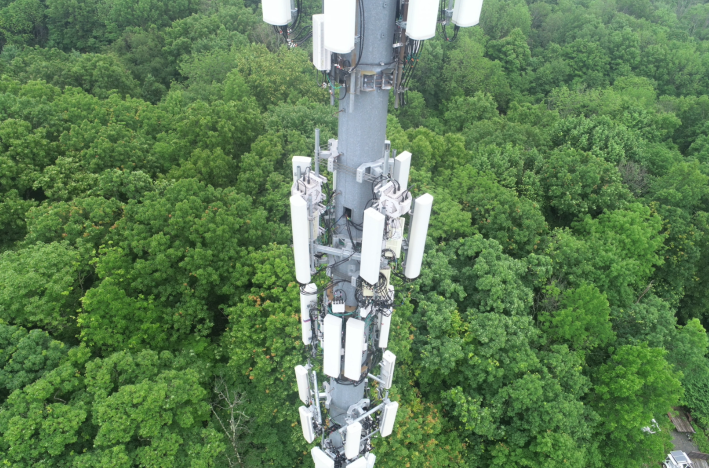
#> input picture img/9.png, 1418 x 936 px (shown at 1/2 size)
$ python test3.py
#> lines starting #> are read from the running program, lines starting #| are printed output that depends on the picture; after the words box and inside, x2 and y2 are one past the last pixel; in counts of white or black regions, pixels touching at a corner belong together
import numpy as np
import cv2

# loading the image
# org_image = cv2.imread("img/16.png")
# org_image = cv2.imread("img/5.png")
org_image = cv2.imread("img/9.png")
#> org_image is the input picture: shape (936, 1418, 3); mean B, G, R 85.9, 126.2, 95.7

dim = (800, 900)

# resize image
resized = cv2.resize(org_image, dim, interpolation = cv2.INTER_AREA)
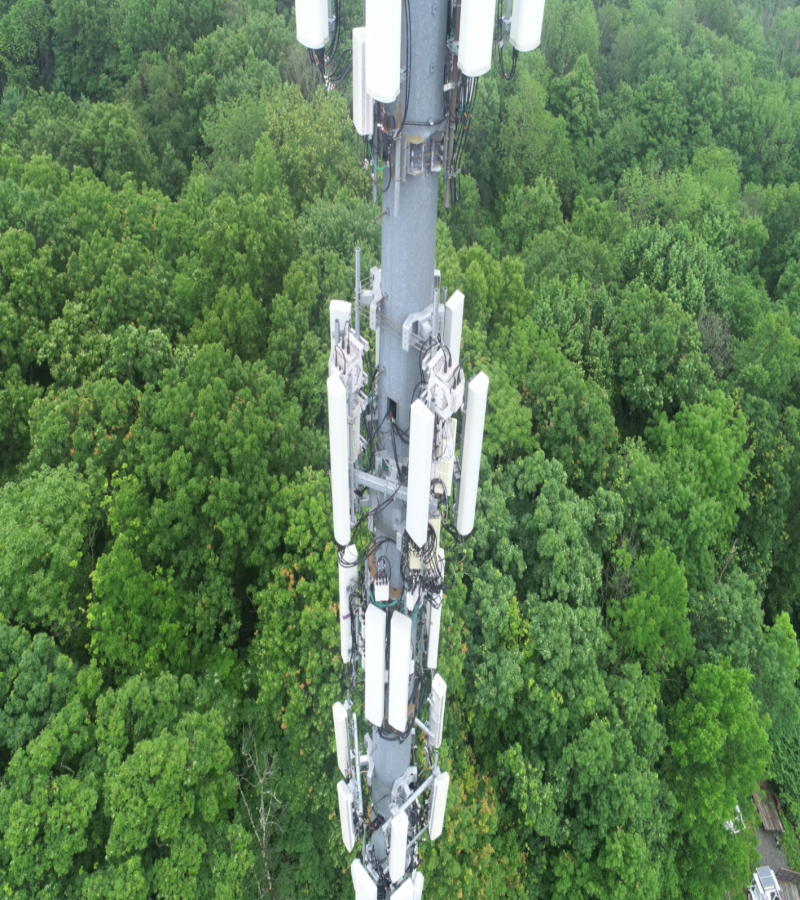
#> resized: shape (900, 800, 3); mean B, G, R 85.9, 126.2, 95.7

# image copy
img_copy = resized.copy()

height, width, channels = img_copy.shape
x1 = int(width * 0.2)
x2 = int(width * 0.8)
y1 = 0
y2 = height

crop_img = img_copy[y1:y2, x1:x2] # Crop
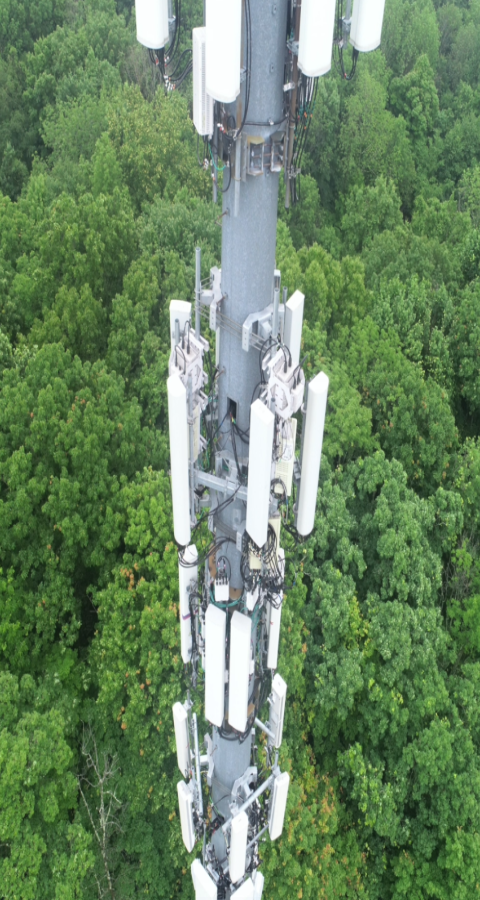
#> crop_img: shape (900, 480, 3); mean B, G, R 97.5, 131.8, 104.6

# resize image
image = cv2.resize(crop_img, dim, interpolation = cv2.INTER_AREA)
cv2.imshow('Original', image)
cv2.waitKey(0)

# Convert to RGB
image_rgb=cv2.cvtColor(image,cv2.COLOR_BGR2RGB)

# blur1 = cv2.GaussianBlur(image_rgb, (13, 13), 3)

# sigmaX is Gaussian Kernel standard deviation
# ksize is kernel size
blur = cv2.GaussianBlur(src=image_rgb, ksize=(13,13), sigmaX=0, sigmaY=0) # small noise
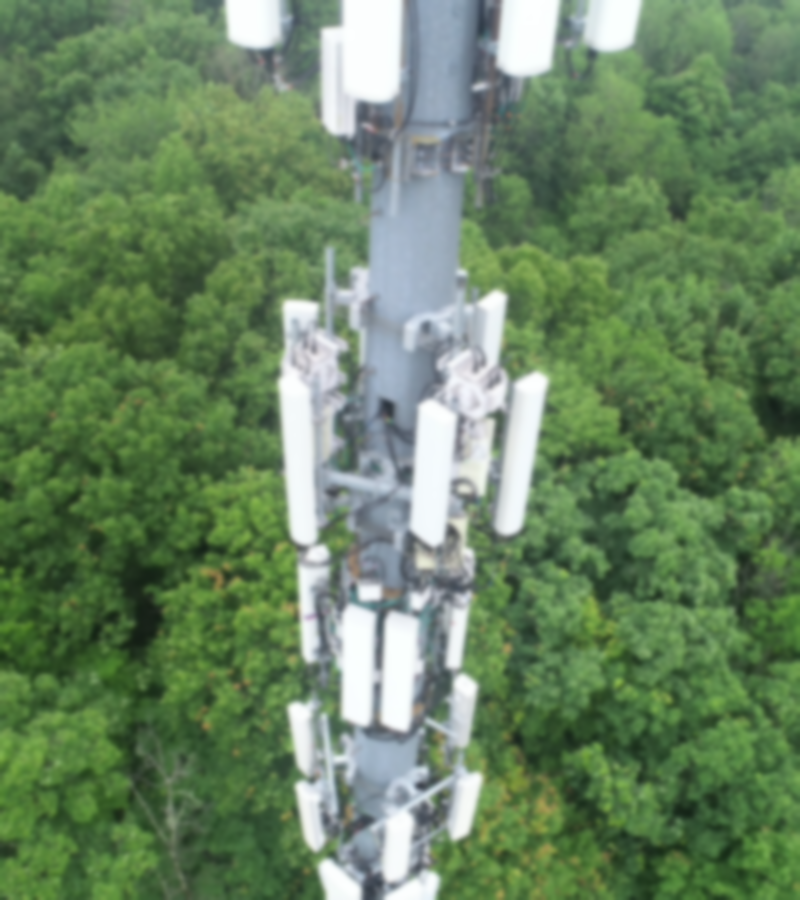
#> blur: shape (900, 800, 3); mean R, G, B 104.6, 131.8, 97.5

# # # medianBlur() is used to apply Median blur to image
# # # ksize is the kernel size
median = cv2.medianBlur(src=blur, ksize=3)

# sigmaSpace is used to filter sigma in the coordinate space.
sigma = cv2.bilateralFilter(src=median, d=7, sigmaColor=25, sigmaSpace=25) # small no closed

cv2.imshow('filter', sigma)
cv2.waitKey(0)

# Convert to Gray
blur_gray = cv2.cvtColor(sigma,cv2.COLOR_RGB2GRAY)
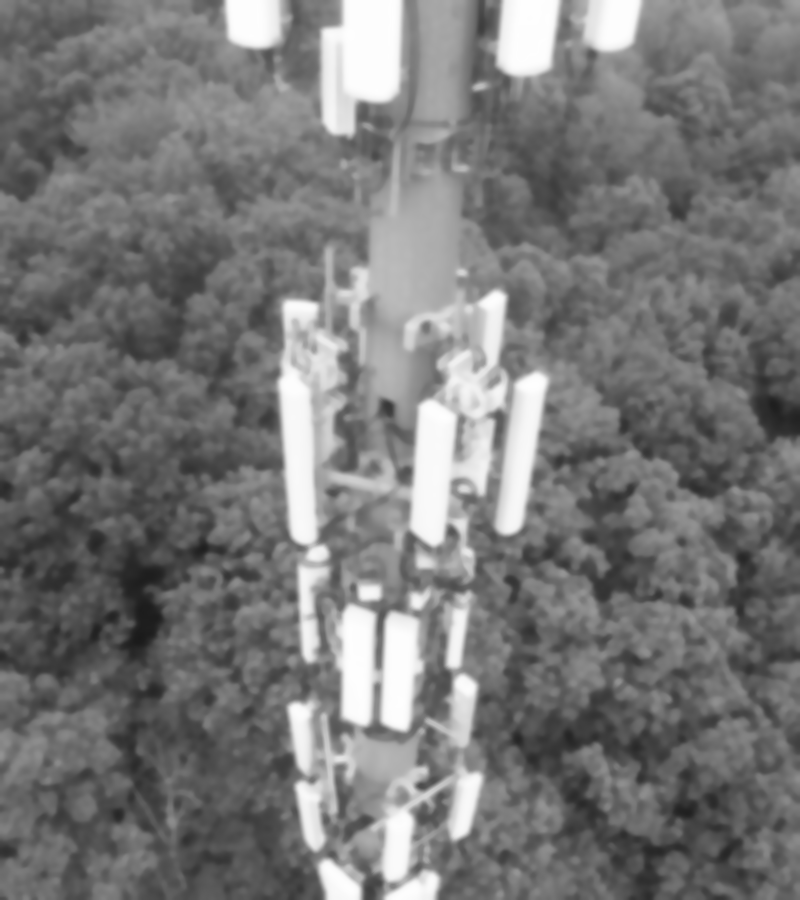
#> blur_gray: shape (900, 800); min 26, max 254, mean 119.8


# ret, thresh = cv2.threshold(blur_gray,195,215,cv2.THRESH_BINARY+cv2.THRESH_OTSU)
ret, thresh = cv2.threshold(blur_gray,163,215,cv2.THRESH_BINARY+cv2.THRESH_OTSU)
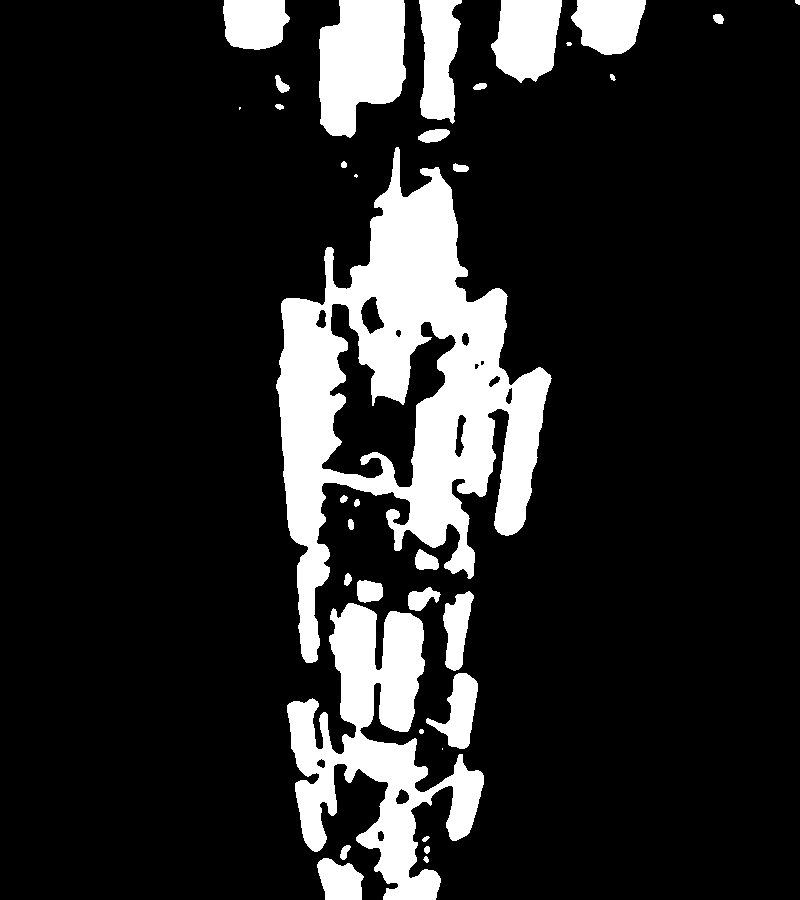
#> thresh: shape (900, 800); values 0 (black) and 215 (white), 15.3% white; 35 white regions (4 under 20 px), largest, box (x1, y1, x2, y2) and area: (276, 147, 552, 663) 55334, (287, 603, 484, 900) 23644, (319, 0, 406, 138) 9213
#> ret = 156

cv2.imshow('blur', thresh)
cv2.waitKey()

edges = cv2.Canny(image=thresh, threshold1=195, threshold2=215, apertureSize = 3) # Canny Edge Detection
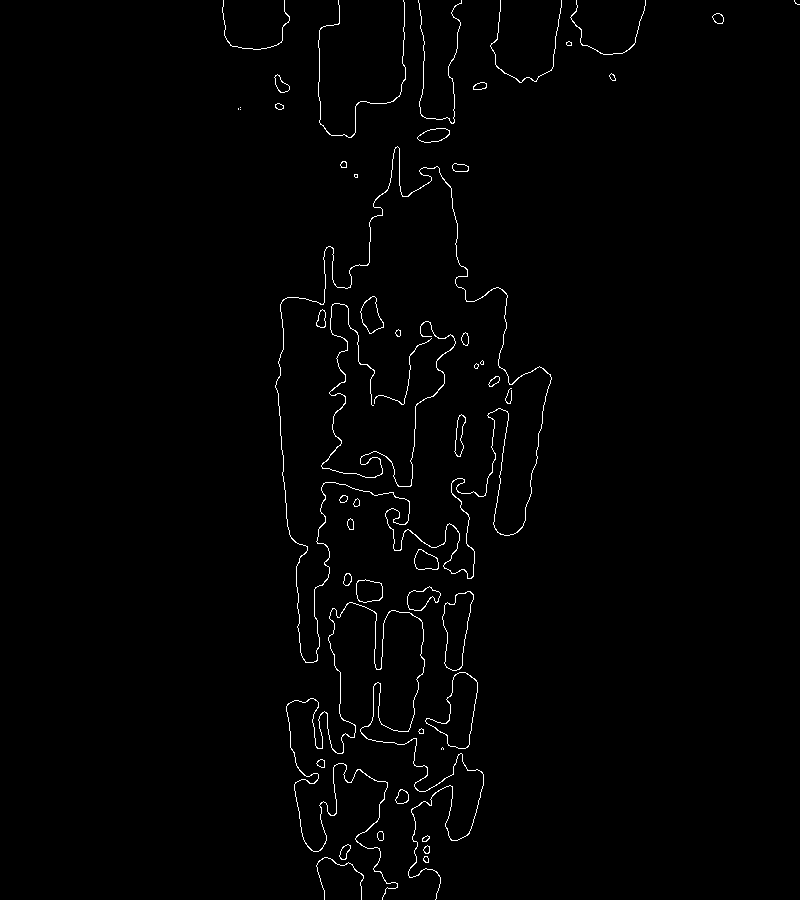
#> edges: shape (900, 800); 1.2% white in thin lines or dots, all inside (x1, y1, x2, y2) = (222, 0, 800, 900)
# edges = cv2.Canny(image=thresh, threshold1=0, threshold2=100, apertureSize = 3) # Canny Edge Detection

# Display Canny Edge Detection Image
cv2.imshow('Canny Edge Detection', edges)
cv2.waitKey(0)

# # Fill rectangular contours
contours, hierarchy  = cv2.findContours(edges, cv2.RETR_TREE, cv2.CHAIN_APPROX_SIMPLE)
#> contours = 87 contours, 20 with area under 20; largest, box (x1, y1, x2, y2) and area: (275, 146, 552, 663) 66696, (275, 146, 552, 663) 66494, (425, 672, 478, 749) 1916, (425, 672, 478, 749) 1892, (442, 591, 474, 671) 1526
# cv2.drawContours(image_copy, contours, -1, (0, 0, 255), 1, cv2.LINE_AA)

for contour in contours:
    # if cv2.contourArea(contour) > cv2.arcLength(contour, True):
        len_contour = 0.01*cv2.arcLength(contour, True)

        # if (13 > len_contour) and (len_contour > 1):
        if (len_contour > 1):
            approx = cv2.approxPolyDP(contour, len_contour, True)
            # detect the shapes.
            # Position for writing text
            x,y = approx[0][0]

            if len(approx) > 5:
                cv2.drawContours(image, [approx], -1, (0, 255, 0), 2, cv2.LINE_AA)
                cv2.putText(image, "Antena", (x, y + 30), cv2.FONT_HERSHEY_COMPLEX, 1, (0, 0, 255), 1)
#> this loop made 87 passes
#> (len_contour, x, y) on passes 1, 19, 20, 21, 22, 23, 24, 25: (2.5, 318, 861), (2.37, 459, 672), (2.35, 459, 672), (41.26, 349, 602), (2.05, 470, 591), (2.02, 469, 591), (1.07, 440, 593), (1.05, 440, 593)
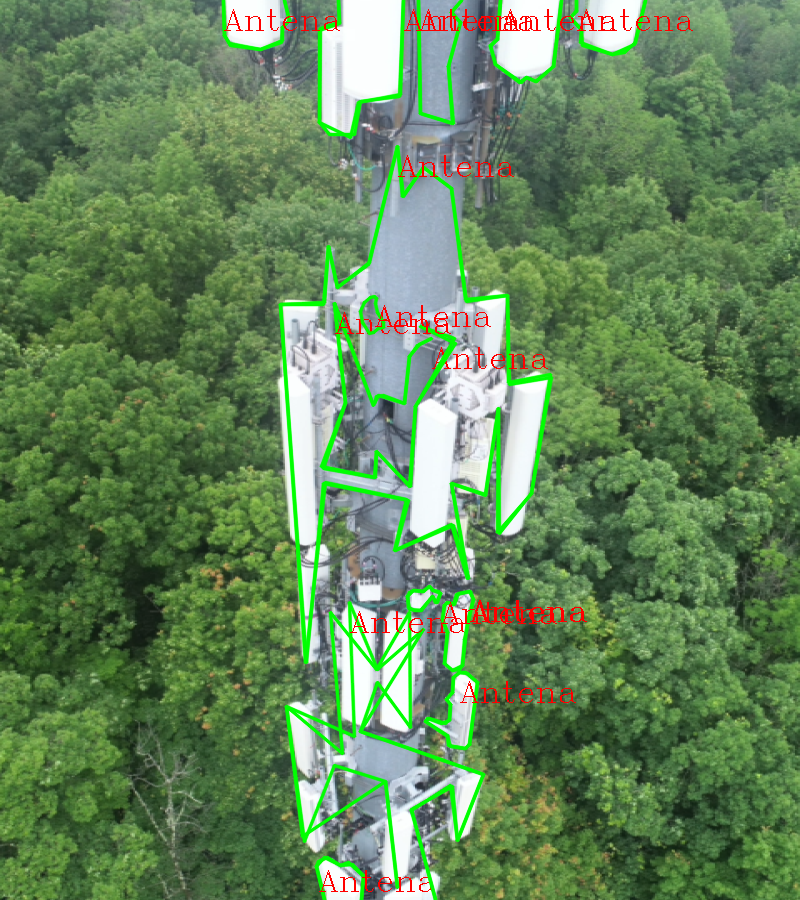
#> image: shape (900, 800, 3); mean B, G, R 90.4, 133.2, 99.9

cv2.imshow('contour', image)
cv2.imwrite('result.jpg', image)
cv2.waitKey(0)

cv2.destroyAllWindows()

$ run again, with img/16.png copied over img/9.png
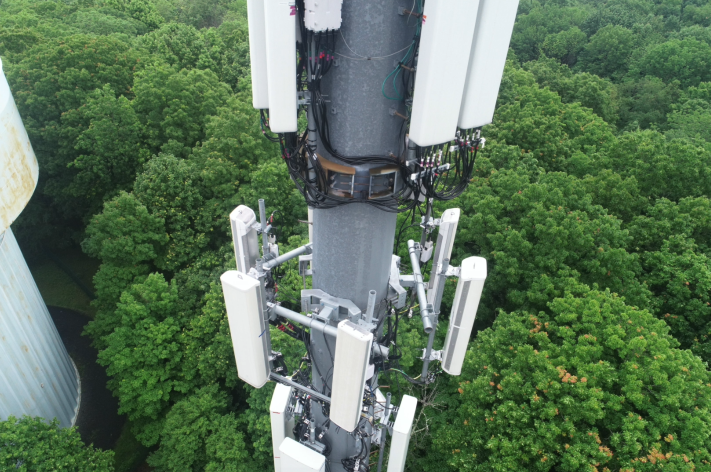
#> input picture img/16.png, 1421 x 944 px (shown at 1/2 size)
#> org_image is the input picture: shape (944, 1421, 3); mean B, G, R 89.6, 115.5, 91.8
#> `ret, thresh = cv2.threshold(blur_gray,163,215,cv2.THRESH_BINARY+cv2.TH..`:
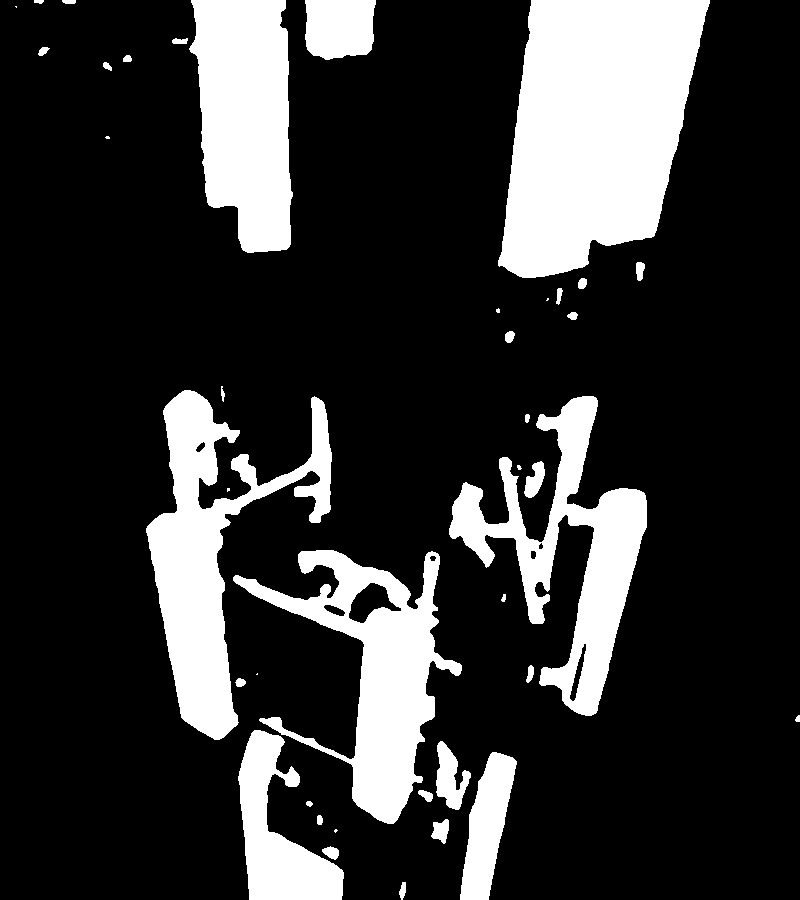
#> thresh: shape (900, 800); values 0 (black) and 215 (white), 20.5% white; 41 white regions (8 under 20 px), largest, box (x1, y1, x2, y2) and area: (498, 0, 710, 278) 42720, (146, 390, 332, 740) 22808, (233, 550, 462, 824) 20690
#> ret = 152
#> edges: shape (900, 800); 1.2% white in thin lines or dots
#> contours = 82 contours, 28 with area under 20; largest, box (x1, y1, x2, y2) and area: (145, 389, 332, 740) 22920, (145, 389, 332, 740) 22786, (232, 549, 462, 824) 22000, (232, 549, 462, 824) 21854, (435, 740, 471, 810) 1325
#> the loop `for contour in contours:` made 82 passes
#> (len_contour, x, y) on passes 14, 15, 16, 17, 24, 29, 30, 33: (6.79, 499, 752), (2.26, 441, 740), (2.23, 441, 740), (10.15, 253, 730), (2.48, 585, 644), (14.76, 234, 575), (14.74, 236, 574), (1.57, 400, 608)
#> after the loop `for contour in contours:`:
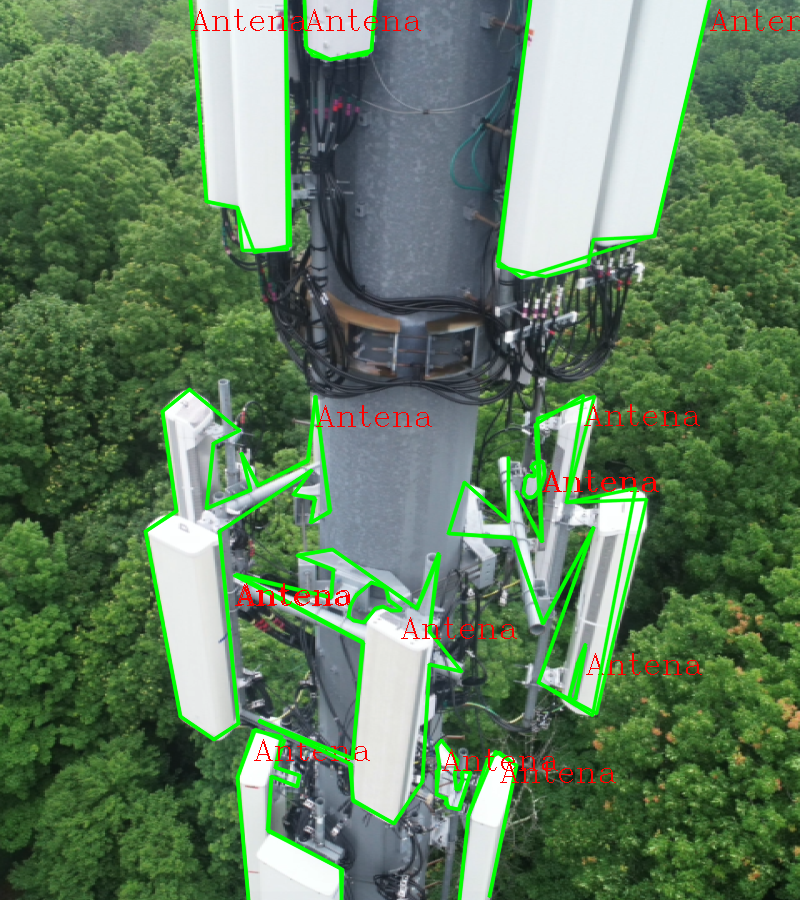
#> image: shape (900, 800, 3); mean B, G, R 95.7, 125.4, 97.9

$ run again, with img/5.png copied over img/9.png
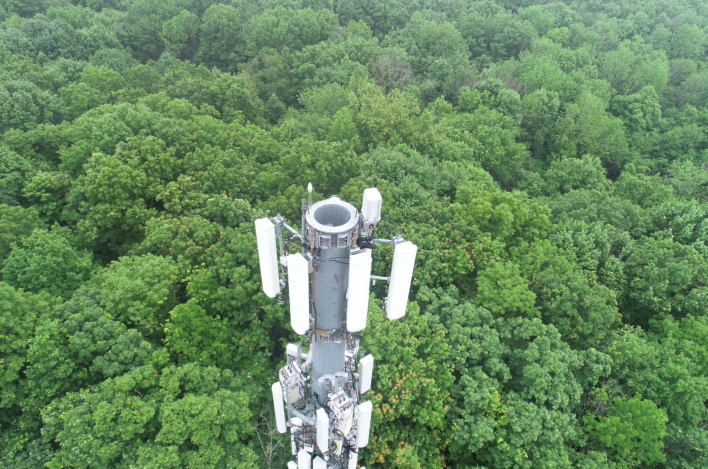
#> input picture img/5.png, 1415 x 937 px (shown at 1/2 size)
#> org_image is the input picture: shape (937, 1415, 3); mean B, G, R 95.3, 136.9, 103.5
#> `ret, thresh = cv2.threshold(blur_gray,163,215,cv2.THRESH_BINARY+cv2.TH..`:
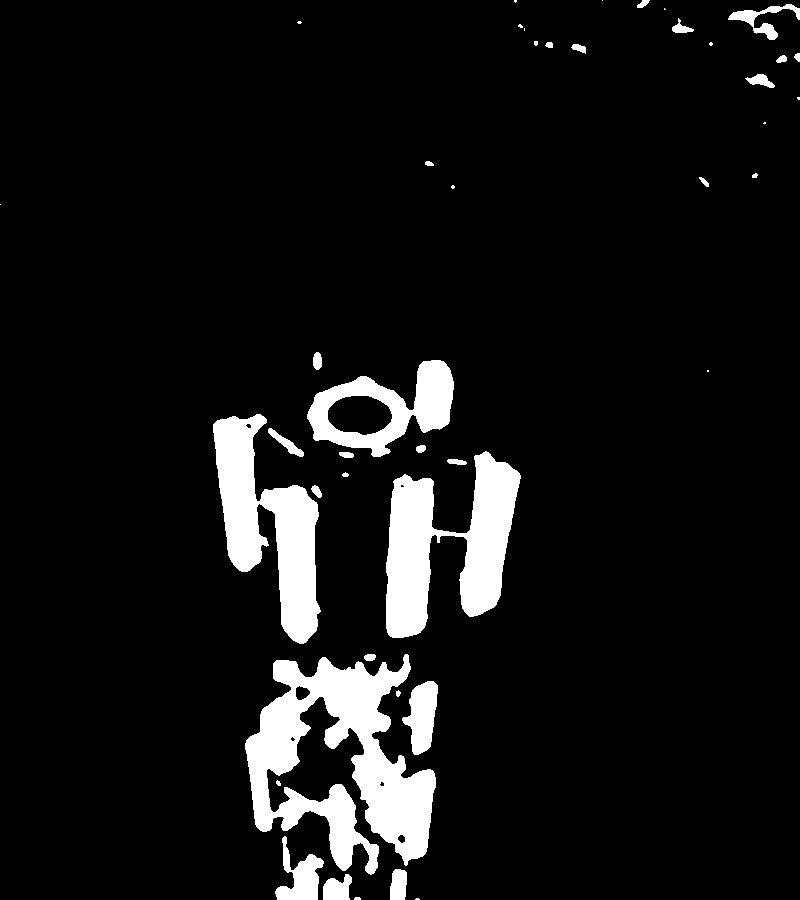
#> thresh: shape (900, 800); values 0 (black) and 215 (white), 8% white; 44 white regions (15 under 20 px), largest, box (x1, y1, x2, y2) and area: (245, 654, 436, 875) 20106, (386, 451, 521, 638) 13051, (213, 414, 321, 644) 11563
#> ret = 169
#> edges: shape (900, 800); 0.81% white in thin lines or dots
#> contours = 85 contours, 38 with area under 20; largest, box (x1, y1, x2, y2) and area: (244, 653, 436, 875) 20443, (244, 653, 436, 875) 20196, (385, 451, 521, 638) 13099, (385, 451, 521, 638) 13054, (212, 413, 321, 644) 11634
#> the loop `for contour in contours:` made 85 passes
#> (len_contour, x, y) on passes 3, 4, 5, 10, 11, 12, 13, 30: (1.62, 351, 876), (1.48, 396, 868), (4.41, 283, 836), (1.98, 432, 680), (1.96, 432, 680), (17.44, 408, 654), (17.41, 406, 653), (8.77, 508, 463)
#> after the loop `for contour in contours:`:
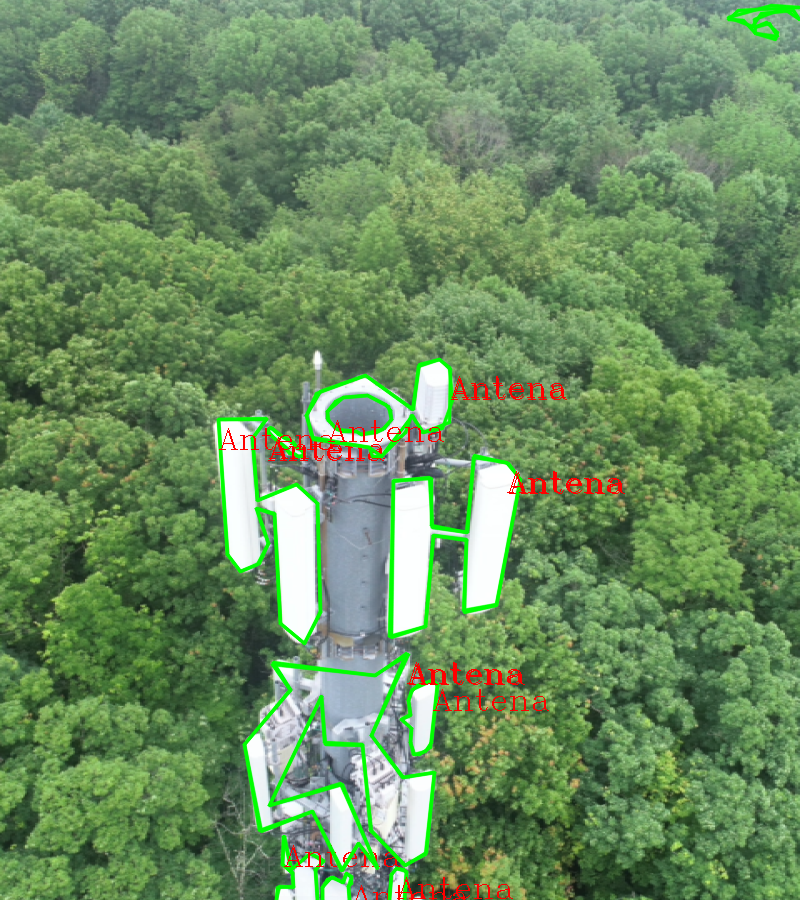
#> image: shape (900, 800, 3); mean B, G, R 96, 141.1, 106.6
